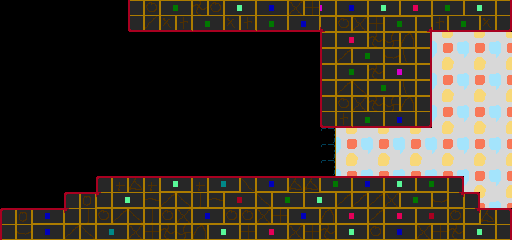

This is a level from a 2D game, rendered from its Tiled map with the project's own tilesets. A one-line summary and the complete map file follow:
An orthogonal 32x15 tile map with 16x16 px tiles, 2 tile layers (back, front) and 3 objects (Player).

<map version="1.0" orientation="orthogonal" width="32" height="15" tilewidth="16" tileheight="16">
 <tileset firstgid="1" name="tiles1" tilewidth="16" tileheight="16">
  <image source="../tiles0.gif" trans="ff00ff" width="256" height="256" />
 </tileset>
 <layer name="back" width="32" height="15">
  <data encoding="csv">
0,0,0,0,0,0,0,0,0,0,0,0,0,0,0,0,0,0,0,0,200,129,130,129,130,129,130,129,130,129,130,129,
0,0,0,0,0,0,0,0,0,0,0,0,0,0,0,0,0,0,0,0,200,145,146,145,146,145,146,145,146,145,146,145,
0,0,0,0,0,0,0,0,0,0,0,0,0,0,0,0,0,0,0,0,200,129,130,129,130,129,130,129,130,129,130,129,
0,0,0,0,0,0,0,0,0,0,0,0,0,0,0,0,0,0,0,0,200,145,146,145,146,145,146,145,146,145,146,145,
0,0,0,0,0,0,0,0,0,0,0,0,0,0,0,0,0,0,0,0,200,129,130,129,130,129,130,129,130,129,130,129,
0,0,0,0,0,0,0,0,0,0,0,0,0,0,0,0,0,0,0,0,200,145,146,145,146,145,146,145,146,145,146,145,
0,0,0,0,0,0,0,0,0,0,0,0,0,0,0,0,0,0,0,0,200,129,130,129,130,129,130,129,130,129,130,129,
0,0,0,0,0,0,0,0,0,0,0,0,0,0,0,0,0,0,0,0,200,145,146,145,146,145,146,145,146,145,146,145,
0,0,0,0,0,0,0,0,0,0,0,0,0,0,0,0,0,0,0,0,200,129,130,129,130,129,130,129,130,129,130,129,
0,0,0,0,0,0,0,0,0,0,0,0,0,0,0,0,0,0,0,0,200,145,146,145,146,145,146,145,146,145,146,145,
0,0,0,0,0,0,0,0,0,0,0,0,0,0,0,0,0,0,0,0,200,129,130,129,130,129,130,129,130,129,130,129,
0,0,0,0,0,0,0,0,0,0,0,0,0,0,0,0,0,0,0,0,200,145,146,145,146,145,146,145,146,145,146,145,
0,0,0,0,0,0,0,0,0,0,0,0,0,0,0,0,0,0,0,0,200,129,130,129,130,129,130,129,130,129,130,129,
0,0,0,0,0,0,0,0,0,0,0,0,0,0,0,0,0,0,0,0,200,145,146,145,146,145,146,145,146,145,146,145,
0,0,0,0,0,0,0,0,0,0,0,0,0,0,0,0,0,0,0,0,200,129,130,129,130,129,130,129,130,129,130,129
</data>
 </layer>
 <layer name="front" width="32" height="15">
  <data encoding="csv">
0,0,0,0,0,0,0,0,113,114,65,66,117,114,69,70,67,68,115,116,88,67,68,69,70,81,82,65,66,69,70,104,
0,0,0,0,0,0,0,0,17,22,19,20,1,2,19,20,1,2,3,4,149,114,115,116,65,66,150,20,1,2,19,24,
0,0,0,0,0,0,0,0,0,0,0,0,0,0,0,0,0,0,0,0,113,81,82,117,118,119,120,0,0,0,0,0,
0,0,0,0,0,0,0,0,0,0,0,0,0,0,0,0,0,0,0,0,97,98,65,66,102,103,104,0,0,0,0,0,
0,0,0,0,0,0,0,0,0,0,0,0,0,0,0,0,0,0,0,0,113,65,66,117,87,88,120,0,0,0,0,0,
0,0,0,0,0,0,0,0,0,0,0,0,0,0,0,0,0,0,0,0,97,98,99,65,66,103,104,0,0,0,0,0,
0,0,0,0,0,0,0,0,0,0,0,0,0,0,0,0,0,0,0,0,113,114,115,117,118,119,120,0,0,0,0,0,
0,0,0,0,0,0,0,0,0,0,0,0,0,0,0,0,0,0,0,0,17,20,1,2,3,4,24,0,0,0,0,0,
0,0,0,0,0,0,0,0,0,0,0,0,0,0,0,0,0,0,0,0,0,0,0,0,0,0,0,0,0,0,0,0,
0,0,0,0,0,0,0,0,0,0,0,0,0,0,0,0,0,0,0,0,0,0,0,0,0,0,0,0,0,0,0,0,
0,0,0,0,0,0,0,0,0,0,0,0,0,0,0,0,0,0,0,0,0,0,0,0,0,0,0,0,0,0,0,0,
0,0,0,0,0,0,33,36,39,36,53,54,36,55,56,37,51,52,39,39,49,50,51,52,53,54,49,50,40,0,0,0,
0,0,0,0,33,34,133,69,70,101,98,99,100,101,83,84,99,65,66,69,70,98,98,98,115,65,66,102,134,40,0,0,
33,34,51,52,133,100,114,98,99,100,114,115,67,68,114,114,115,116,67,68,119,81,82,98,81,82,83,84,114,134,39,40,
97,102,67,68,98,99,71,72,115,116,117,118,119,69,70,116,81,82,115,116,117,69,70,114,67,68,115,116,117,69,70,104
</data>
 </layer>
 <objectgroup name="lines" width="32" height="15" visible="0">
  <properties>
   <property name="map_tile" value="15" />
   <property name="rarity" value="0" />
   <property name="tags" value="[&quot;entry&quot;]" />
  </properties>
  <object x="128" y="0">
   <polyline points="0,0 0,32 192,32 192,128 304,128 304,32 384,32" />
  </object>
  <object x="512" y="208">
   <polyline points="0,0 -32,0 -32,-16 -48,-16 -48,-32 -416,-32 -416,-16 -448,-16 -448,0 -512,0" />
  </object>
 </objectgroup>
 <objectgroup name="objects" width="32" height="15">
  <object name="Player" gid="136" x="16" y="192" />
 </objectgroup>
</map>
